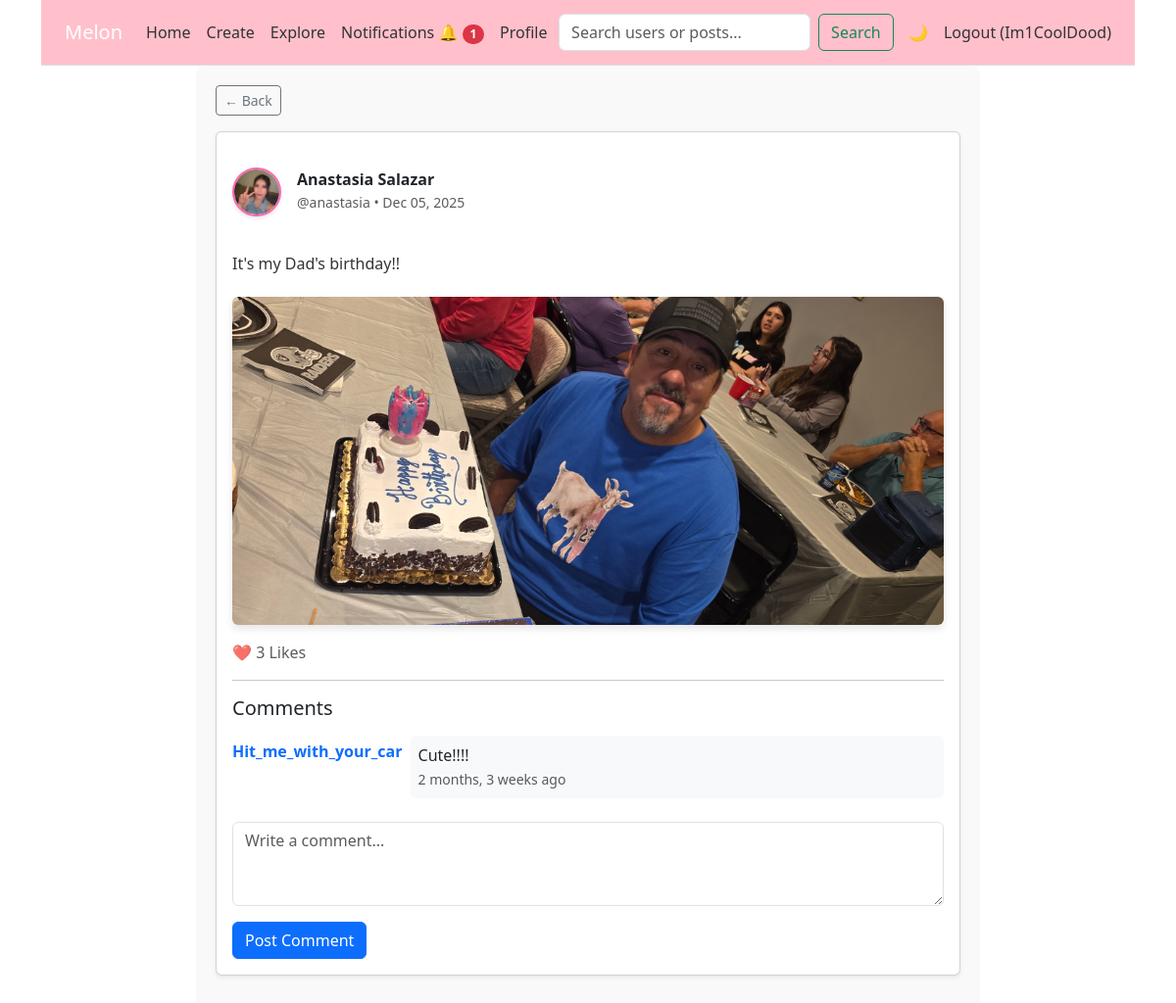
/post/3/ (signed in), run on the app's committed database.
### myapp/models.py (models this page shows, shortened)
class Post(models.Model):
    author = models.ForeignKey(User, on_delete=models.CASCADE, related_name='posts')
    content = models.TextField()
    image = models.ImageField(upload_to='posts/', blank=True)
    created_at = models.DateTimeField(auto_now_add=True)  # Changed to snake_case for consistency

class UserProfile(models.Model):
    user = models.OneToOneField(User, on_delete=models.CASCADE)
    phone_number = models.CharField(max_length=15, blank=True)
    profile_picture = models.ImageField(upload_to='profile_pics/', blank=True, null=True)
    biography = models.TextField(max_length=500, blank=True, help_text="Tell us about yourself!")
    created_at = models.DateTimeField(auto_now_add=True)

class Comment(models.Model):
    author = models.ForeignKey(User, on_delete=models.CASCADE)
    post = models.ForeignKey(Post, on_delete=models.CASCADE, related_name='comments')
    text = models.TextField()
    created_at = models.DateTimeField(auto_now_add=True)  # Changed to snake_case

### myapp/views.py (the view)
# urls.py: path('post/<int:post_id>/', views.post_detail, name='post'),  # Added trailing slash
def post_detail(request, post_id):
    post = get_object_or_404(Post, id=post_id)
    comments = post.comments.all()
    if request.method == 'POST':
        form = CommentForm(request.POST)
        if form.is_valid():
            comment = form.save(commit=False)
            comment.post = post
            comment.author = request.user
            comment.save()
            return redirect('post', post_id=post_id)
    else:
        form = CommentForm()
    return render(request, 'post.html', {
        'post': post,
        'comments': comments,
        'form': form,
    })

### myapp/forms.py
class CommentForm(forms.ModelForm):
    class Meta:
        model = Comment
        fields = ['text']
        widgets = {
            'text': forms.Textarea(attrs={
                'class': 'form-control',
                'placeholder': 'Write a comment...',
                'rows': 3,
            })
        }
        labels = {
            'text': 'Comment'
        }
    def __init__(self, *args, **kwargs):
        super().__init__(*args, **kwargs)
        self.fields['text'].required = True

### myapp/context_processors.py (called while the page is built)
def notification_count(request):
    if request.user.is_authenticated:
        count = Notification.objects.filter(receiver=request.user, is_read=False).count()
        return {'notif_count': count}
    return {}

### templates/post.html (shortened to what this page needs)
{% extends 'base.html' %}
{% load static %}
{% block content %}
<div class="centered-container">
    <div class="mb-3">
        <a href="javascript:history.back()" class="btn btn-outline-secondary btn-sm">← Back</a>
    </div>
    <div class="card shadow-sm mb-4">
        <div class="card-body">
            <div class="d-flex align-items-center mb-3">
                <a href="{% url 'profile' post.author.username %}" class="text-decoration-none text-dark d-flex align-items-center">
                    <div class="profile-pic-container me-3">
                        {% if post.author.userprofile.profile_picture %}
                            <img src="{{ post.author.userprofile.profile_picture.url }}"
                                 alt="{{ post.author.username }}'s profile"
                                 class="profile-pic">
                        {% else %}
                            <div class="profile-pic-placeholder">
                                {{ post.author.first_name|first|upper }}{{ post.author.last_name|first|upper }}
                            </div>
                        {% endif %}
                    </div>
                    <div>
                        <h6 class="mb-0">
                            <strong>{{ post.author.get_full_name|default:post.author.username }}</strong>
                        </h6>
                        <small class="text-muted">@{{ post.author.username }} • {{ post.created_at|date:"M d, Y" }}</small>
                    </div>
                </a>
            </div>
            <p class="card-text post-content text-break">{{ post.content }}</p>
            {% if post.image %}
                <img src="{{ post.image.url }}" class="img-fluid rounded mb-3 w-100" alt="Post image">
            {% endif %}
            <div class="text-muted mb-3">
                ❤️ {{ post.likes.count }} Likes
            </div>
            <hr>
            <h5 class="mb-3">Comments</h5>
            <div class="comments-list mb-4">
                {% for comment in comments %}
                    <div class="d-flex mb-3">
                        <div class="me-2 mt-1">
                            <a href="{% url 'profile' comment.author.username %}" class="text-decoration-none">
                                <strong>{{ comment.author.username }}</strong>
                            </a>
                        </div>
                        <div class="flex-grow-1 bg-light p-2 rounded">
                            <p class="mb-0 text-break">{{ comment.text }}</p>
                            <small class="text-muted">{{ comment.created_at|timesince }} ago</small>
                        </div>
                    </div>
                {% empty %}
                    <p class="text-muted text-center py-3">No comments yet. Be the first to share your thoughts!</p>
                {% endfor %}
            </div>
            {% if user.is_authenticated %}
                <form method="POST" class="mt-4">
                    <div class="mb-3">
                        {{ form.text }}
                    </div>
                    <button type="submit" class="btn btn-primary">Post Comment</button>
                </form>
            {% else %}
                <div class="alert alert-light text-center">
                    <a href="{% url 'login' %}">Log in</a> to leave a comment.
                </div>
            {% endif %}
        </div>
    </div>
</div>
{% endblock %}

### templates/base.html (shortened to what this page needs)
{% load static %}
<!DOCTYPE html>
<html lang="en">
<head>
    <link href="https://cdn.jsdelivr.net/npm/bootstrap@5.3.2/dist/css/bootstrap.min.css" rel="stylesheet">
    <link rel="stylesheet" type="text/css" href="{% static 'style.css' %}"/>
</head>
<body>
<div class="page-wrapper">
    <div class="container">
        <nav class="navbar navbar-expand-lg navbar-light bg-light" style="background-color: pink;">
            <a class="navbar-brand ps-3" href="#">Melon</a>
            <div class="collapse navbar-collapse" id="navbarNav" style="">
                <ul class="navbar-nav">
                    <li class="nav-item">
                        <a class="nav-link" href="/">Home</a>
                    </li>
                    <li class="nav-item">
                        <a class="nav-link" href="/create/">Create</a>
                    </li>
                    <li class="nav-item">
                        <a class="nav-link" href="/explore/">Explore</a>
                    </li>
                    {% if user.is_authenticated %}
                    <li class="nav-item">
                        <a class="nav-link" href="{% url 'notifications' %}">
                            Notifications 🔔
                            {% if notif_count > 0 %}
                                <span class="badge bg-danger rounded-pill">{{ notif_count }}</span>
                            {% endif %}
                        </a>
                    </li>
                    {% endif %}
                    <li class="nav-item">
                        {% if user.is_authenticated %}
                            <a class="nav-link" href="{% url 'profile' user.username %}">Profile</a>
                        {% else %}
                            <a class="nav-link" href="{% url 'login' %}">Profile</a>
                        {% endif %}
                    </li>
                </ul>
                <form class="d-flex mx-auto" action="{% url 'search' %}" method="GET">
                    <input class="form-control me-2" type="search" name="q" placeholder="Search users or posts..." aria-label="Search">
                    <button class="btn btn-outline-success" type="submit">Search</button>
                </form>
                <ul class="navbar-nav ms-auto pe-3">
                    <li class="nav-item">
                        <button id="darkModeToggle" class="nav-link btn btn-link">🌙</button>
                    </li>
                    {% if user.is_authenticated %}
                        <li class="nav-item">
                            <a class="nav-link" href="{% url 'logout' %}">Logout ({{ user.username }})</a>
                        </li>
                    {% else %}
                        <li class="nav-item">
                            <a class="nav-link" href="{% url 'login' %}">Login</a>
                        </li>
                    {% endif %}
                </ul>
            </div>
        </nav>
    </div>
    <div class="container">{% block content %}{% endblock %}</div>
</div>
</body>
</html>

### static/style.css (style rules this page uses)
body { font-family: "Segoe UI", system-ui, sans-serif; margin: 0; padding: 0; color: black; background-color: #f0f0f0; }
.navbar { border-bottom: 1px solid #ddd; background-color: pink !important; }
.navbar-brand { color: white !important; padding: 10px 0 !important; padding-left: 1.5rem !important; }
.navbar-nav .nav-link { color: #333 !important; }
.page-wrapper { width: 100%; max-width: 1200px; margin: 0 auto; background-color: #fff; min-height: 100vh; display: flex; flex-direction: column; }
.centered-container { width: 80%; max-width: 800px; margin: 0 auto; padding: 20px; background-color: #f9f9f9; border-radius: 8px; }
button { background-color: hotpink; color: white; padding: 12px 24px; border: none; border-radius: 6px; font-size: 16px; cursor: pointer; transition: background-color 0.3s ease; }
img { max-width: 100%; height: auto; border-radius: 8px; box-shadow: 0 4px 8px rgba(0,0,0,0.1); display: block; margin: 20px auto; }
.post-content { font-size: 16px; line-height: 1.6; color: #333; margin: 10px 0; }
.profile-pic { width: 50px; height: 50px; border-radius: 50%; object-fit: cover; border: 2px solid #ff69b4; box-shadow: 0 2px 4px rgba(0,0,0,0.1); }

### data on the page
Post: author.userprofile.profile_picture (picture), author.get_full_name "Anastasia Salazar", author.username "anastasia", created_at "Dec 05, 2025", content "It's my Dad's birthday!!", image (picture), likes.count "3"
Comment: author.username "Hit_me_with_your_car", text "Cute!!!!", created_at "2 months, 3 weeks"

### other printed values
{{ notif_count }} "1"
{{ user.username }} "Im1CoolDood"
